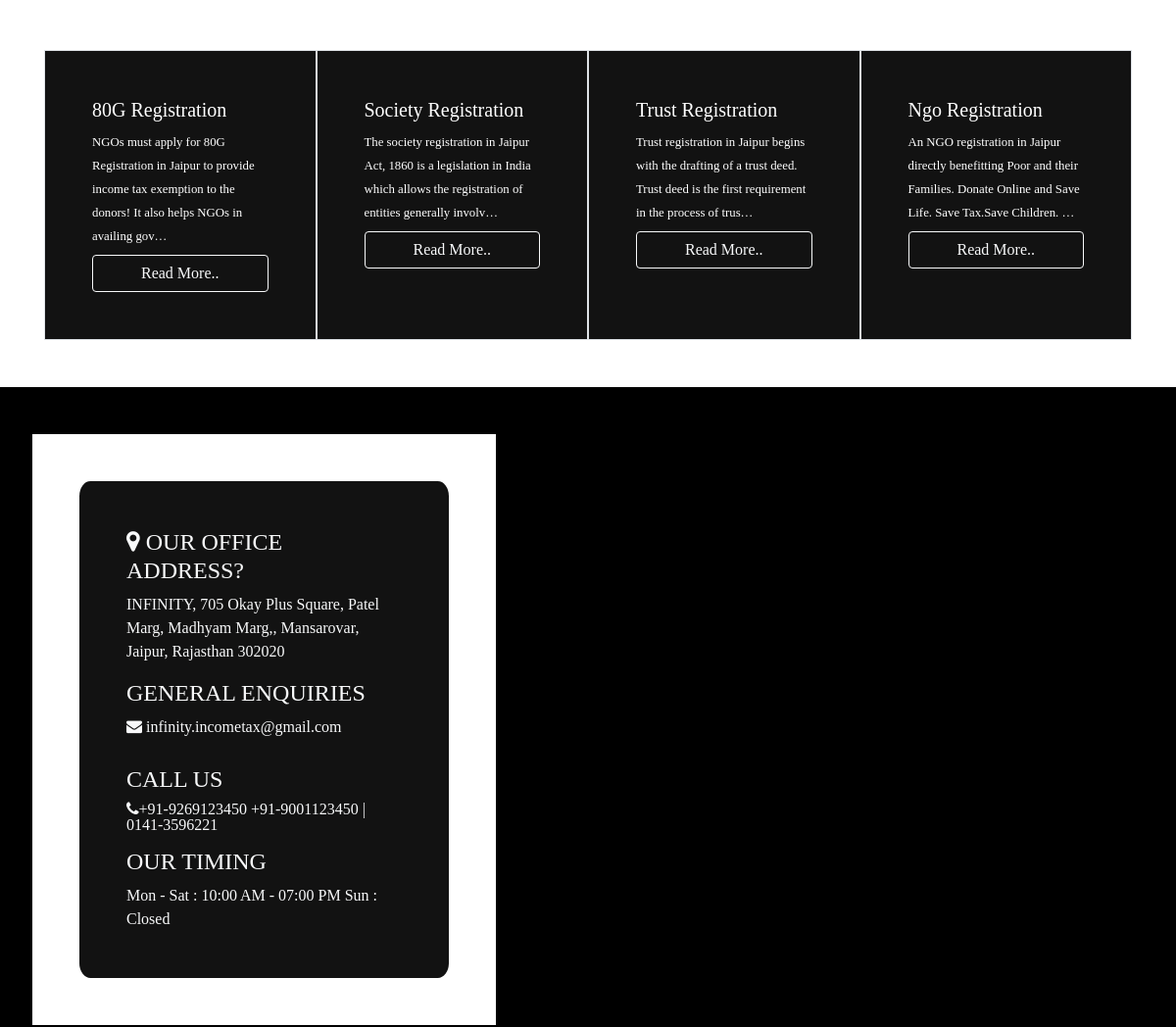
Before: / (middle part) with the older database file.
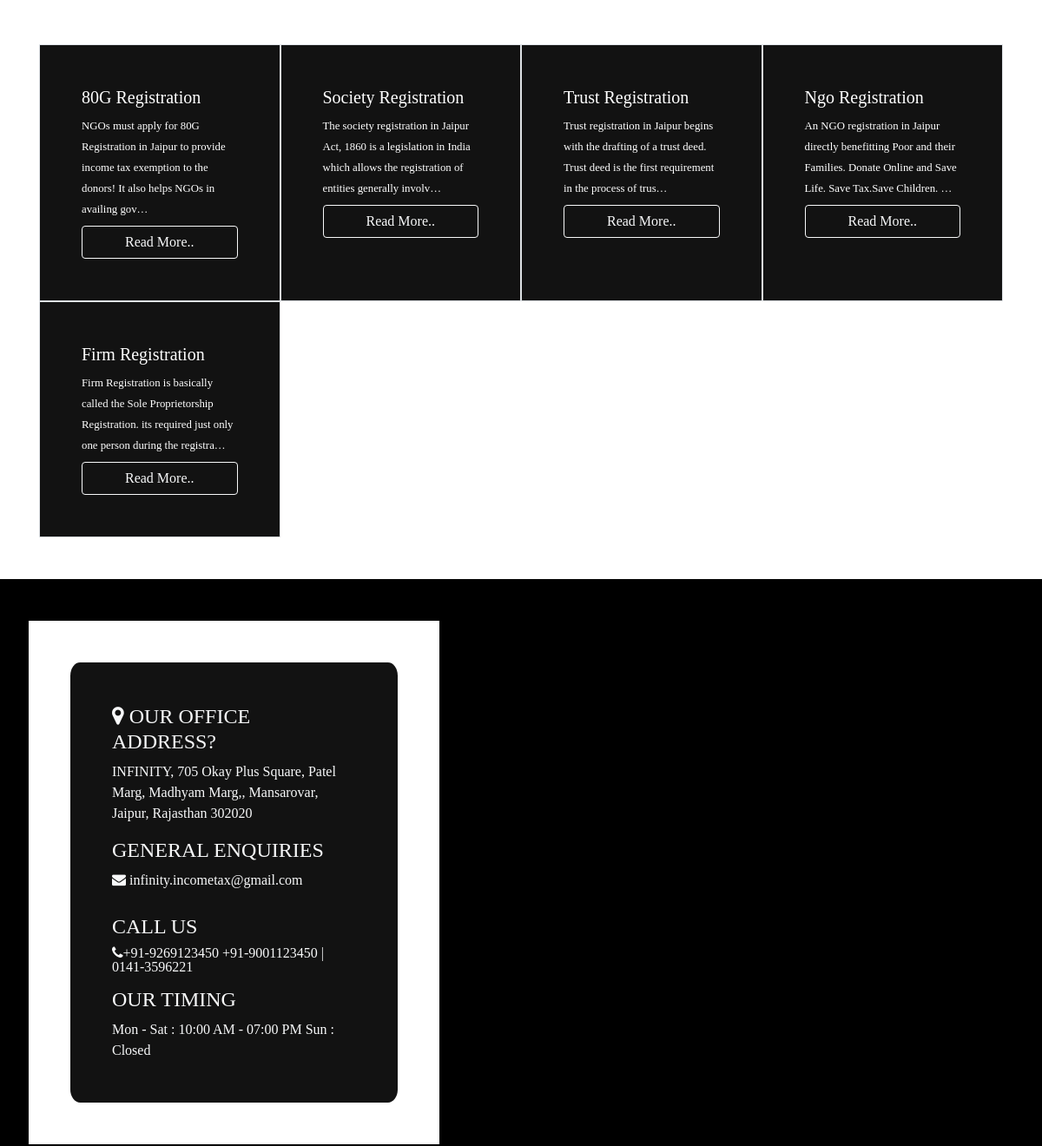
After: the same page with the newer database file.
### core/models.py (models this page shows, shortened)
class Service(models.Model):
    image = models.ImageField(upload_to = 'media')
    title = models.CharField(max_length=100)
    price = models.FloatField()
    short_dis = models.TextField(null=True, blank=True)
    discription = models.TextField()
    documents  = models.TextField(null=True,blank=True)
    time = models.CharField(max_length=20)

### core/views.py (the view)
# urls.py: path('',home,name='name'),
def home(request):
    objects  = Service.objects.all()
    context = { 'objects' : objects }
    return render(request,"index.html",context)

### infinity/templates/index.html (shortened to what this page needs)
{% extends 'base.html' %}
{% load static %}
{% block content %}
<div class="container mt-5">
    <div class="container-fluid">
        <h1 class="text-center  p-5 text-dark">
        </h1>
        <div class="row">
            {% for object in objects %}
            <div class="col-lg-3 col-md-4 hover-effect  col-sm-12 border p-5">
                <h5 class="" style="font-family: Georgia, 'Times New Roman', Times, serif;"> {{ object.title}}</h5>
                <small class="">
                    {{ object.short_dis | truncatechars:130 }}
                </small>
                <br>
                <a href="{% url 'detail' object.id %}" class="btn btn-outline-light mt-2 w-100">Read
                    More..</a>
            </div>
            {% endfor %}
        </div>
    </div>
</div>
{% include 'form.html' %}
{% endblock %}

### infinity/templates/base.html (shortened to what this page needs)
<!DOCTYPE html>
<html lang="en">
{% load static %}
<head>
    <link rel="stylesheet" href="{% static 'bootstrap-4.4.1-dist/css/bootstrap.min.css' %}">
    <link rel="stylesheet" href="https://maxcdn.bootstrapcdn.com/bootstrap/4.0.0/css/bootstrap.min.css"
>
</head>
<link rel="stylesheet" href="https://cdnjs.cloudflare.com/ajax/libs/font-awesome/4.7.0/css/font-awesome.min.css">
<body>
    {% block content %}
    {% endblock %}
</body>
</html>

### infinity/templates/form.html (shortened to what this page needs)
{% load static %}
<div class="mt-5 p-lg-5" id="background">
    <div class="row">
        <div class="col-lg-5 col-md-12 col-sm-12 bg-white shadow-sm  mb-5  p-5">
            <div class=" bg-dar text-light p-5 " style="border-radius:3%;">
                <h4> <i class="fa fa-map-marker"></i> OUR OFFICE ADDRESS?</h4>
                <p class="mb-3">
                    INFINITY, 705 Okay Plus Square, Patel Marg, Madhyam Marg,, Mansarovar, Jaipur, Rajasthan
                    302020
                </p>
                <h4 class="">GENERAL ENQUIRIES</h4>
                <p>
                    <i class="fa mb-3 fa-envelope" aria-hidden="true"></i> infinity.incometax@gmail.com
                </p>
                <h4 class="">CALL US</h4>
                <i class=" mb-3 fa fa-phone">+91-9269123450
                    +91-9001123450 | 0141-3596221</i>
                <h4>OUR TIMING</h4>
                Mon - Sat : 10:00 AM - 07:00 PM Sun : Closed
            </div>
        </div>
    </div>
</div>

Changed rows visible on the page:
added Service: title "Firm Registration", short_dis "Firm Registration is basically called the Sole Proprietorship Registration. its required just only one person during the registra…"
